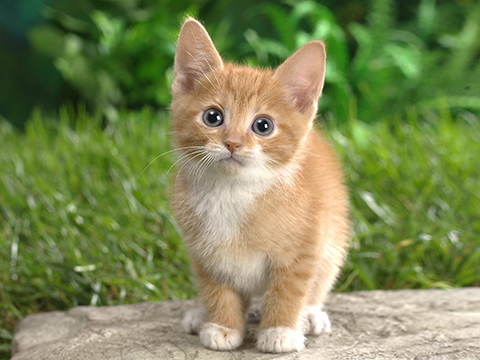
%> input picture CaffeMex_V28/examples/images/cat.jpg, 480 x 360 px
$ octave --eval "result = process_image_flip('../../../CaffeMex_V28/examples/images/cat.jpg');"   (GNU Octave 9; MATLAB toolbox functions it lacks are replaced by stand-ins)
%> lines starting %> are read from the running program, lines starting %| are printed output that depends on the picture
function [im_data] = process_image_flip(img_name)
%Read image and pre-process
%   1. resize to (224,224)
%   2. permute channels
%   3. subtract mean value for each channel
img = imread( img_name );
%> img is the input picture: size 360x480x3 uint8; mean R, G, B 125.8, 136, 85.7

% augmentation process

% randomly flip
if( rand(1) >= 0.5 )
	img = flip(img, 2);
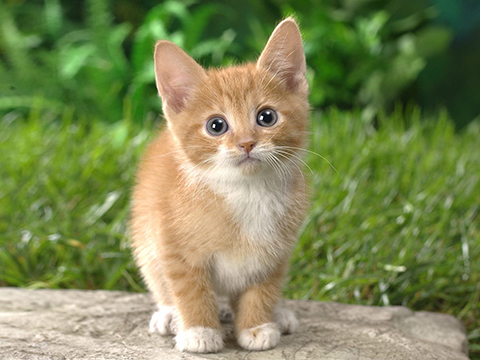
%> img: size 360x480x3 uint8; mean R, G, B 125.8, 136, 85.7; mean of the top-left, top-right, bottom-left and bottom-right quarters 108, 83.5, 153.3, 118.4
end


%% Caffe input process
im_data = imresize((single(img)),[224 224]);
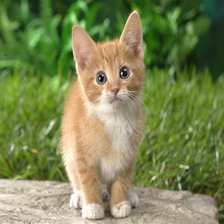
%> im_data: size 224x224x3 single; mean R, G, B 125.8, 136, 85.7; drawn with min black and max white
im_data = im_data(:,:,[3,2,1]);
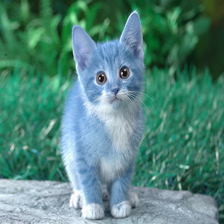
%> im_data: size 224x224x3 single; mean R, G, B 85.7, 136, 125.8; drawn with min black and max white
im_data = permute(im_data,[2,1,3]);
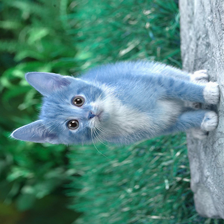
%> im_data: size 224x224x3 single; mean R, G, B 85.7, 136, 125.8; mean of the top-left, top-right, bottom-left and bottom-right quarters 108, 153.3, 83.5, 118.4; drawn with min black and max white

im_data(:,:,1) = im_data(:,:,1)-104;
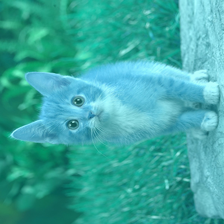
%> im_data: size 224x224x3 single; mean R, G, B -18.3, 136, 125.8; drawn with min black and max white
im_data(:,:,2) = im_data(:,:,2)-117;
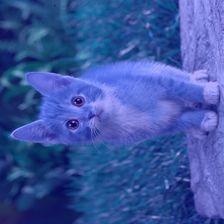
%> im_data: size 224x224x3 single; mean R, G, B -18.3, 19, 125.8; drawn with min black and max white
im_data(:,:,3) = im_data(:,:,3)-123;

end

$ run again, on CaffeMex_V28/examples/images/fish-bike.jpg
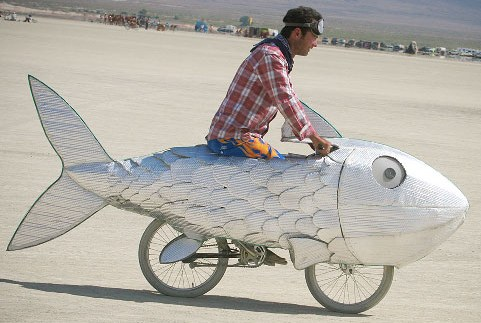
%> input picture CaffeMex_V28/examples/images/fish-bike.jpg, 481 x 323 px
%> in process_image_flip, img is the input picture: size 323x481x3 uint8; mean R, G, B 178.9, 174.4, 166.3
%> in process_image_flip, `img = flip(img, 2);`:
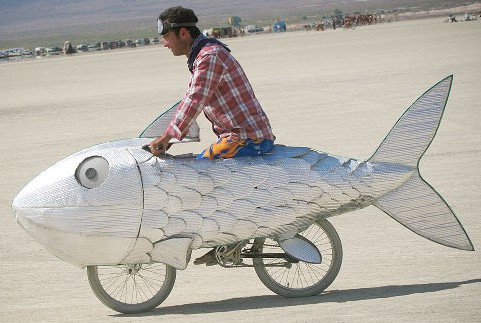
%> img: size 323x481x3 uint8; mean R, G, B 178.9, 174.4, 166.3; mean of the top-left, top-right, bottom-left and bottom-right quarters 161.6, 176.1, 184.2, 170.9
%> in process_image_flip, `im_data(:,:,2) = im_data(:,:,2)-117;`:
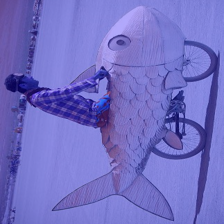
%> im_data: size 224x224x3 single; mean R, G, B 62.3, 57.4, 178.9; drawn with min black and max white
